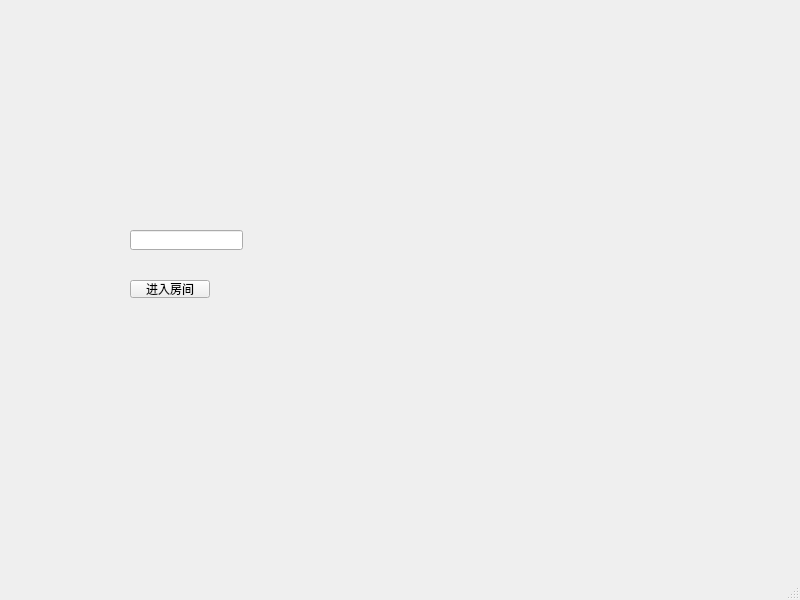
<?xml version="1.0" encoding="UTF-8"?>
<ui version="4.0">
 <class>MainWindow</class>
 <widget class="QMainWindow" name="MainWindow">
  <property name="geometry">
   <rect>
    <x>0</x>
    <y>0</y>
    <width>800</width>
    <height>600</height>
   </rect>
  </property>
  <property name="windowTitle">
   <string>MainWindow</string>
  </property>
  <widget class="QWidget" name="centralwidget">
   <widget class="QPushButton" name="entryRoom">
    <property name="geometry">
     <rect>
      <x>130</x>
      <y>280</y>
      <width>80</width>
      <height>18</height>
     </rect>
    </property>
    <property name="text">
     <string>进入房间</string>
    </property>
   </widget>
   <widget class="QLineEdit" name="roomNum">
    <property name="geometry">
     <rect>
      <x>130</x>
      <y>230</y>
      <width>113</width>
      <height>20</height>
     </rect>
    </property>
    <property name="cursor">
     <cursorShape>IBeamCursor</cursorShape>
    </property>
    <property name="inputMethodHints">
     <set>Qt::ImhPreferNumbers</set>
    </property>
   </widget>
  </widget>
  <widget class="QMenuBar" name="menubar">
   <property name="geometry">
    <rect>
     <x>0</x>
     <y>0</y>
     <width>800</width>
     <height>17</height>
    </rect>
   </property>
  </widget>
  <widget class="QStatusBar" name="statusbar"/>
 </widget>
 <resources/>
 <connections/>
</ui>
